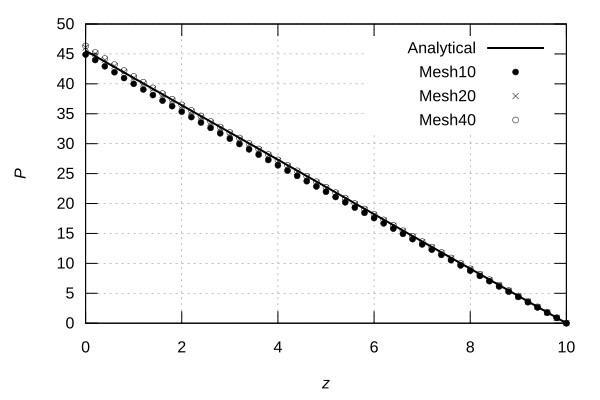

This chart was generated by the following gnuplot code:
#!/usr/bin/gnuplot
# gnuplot script
# gnuplot pressure_drop.gp
# works with gnuplot 5.4
# gnuplot --help

set   autoscale                        # scale axes automatically
unset log                              # remove any log-scaling
unset label                            # remove any previous labels
set   xtic      auto                   # set xtics automatically
set   ytic      auto                   # set ytics automatically
set   grid                             # set grid automatically
set   pointsize 2.0
#set   linetype
set   style     line 1 lt 2 lw 2 pt 3 ps 0.5
#set   title     "Energy History" font "arial,30"
#set   xlabel    "$z$"
#set   ylabel    "$p$"
#set   xlabel    "z"
#set   ylabel    "P"
set   xlabel    "{/:Italic z}"
set   ylabel    "{/:Italic P}"
#set format x "%2.2f"
#set   terminal gif font arial 8 size 683,359 nocrop
#set   output   "pressure_drop.gif"
# width of page in uptc format is 155 mm = 6.1 in
# size 400 in gnuplot produces a svg that later converted to png with inkscape using 300 dpi has a size of 4 inches
# using arial 16 gives exact font size in libreoffice write as liberation sans 12"
set   terminal svg size 600,400 enhanced font "arial,16"
set   output   "pressure_drop.svg"
unset key
set   key on
# left right center top bottom center
set   key right top
set key title ""
#set   key 0.01,100
#set label "Yield Point" at 0.003,260
#set arrow from 0.0028,250 to 0.003,280
#set xr [0.0:0.1]
#set yr [0:325]

# pointtype 1 +, 2 x, 3 *, 4 square, 5 square filled, 6 circle, 7 circle filled
# rgbcolor "black" "web-green"
# notitle "dummy1"

# Re = 640
# f = 56.92/Re = 0.0889375 (Cengel 2018)
# V = 3.2 m/s
# pmax = f L/D V^2/2 = 45.536  (kinematic pressure)
# p= B*z + C
# z=0    p=pmax   -> C = pmax
# z=L    p=0        -> B L + C = 0 -> B = -C/L
# B = -pmax/L ; C = pmax
# B = -4.5536 ; C = 45.536

plot 45.536 - 4.5536*x                                               title "Analytical" with lines linetype 1 linewidth 2 linecolor rgbcolor "black", \
     "pressure_drop-openfoam_sampling-10x10.gplt"  using 1:2 every 2 title "Mesh10"     with points pointtype 7 pointsize 0.5 linecolor rgbcolor "black", \
     "pressure_drop-openfoam_sampling-20x20.gplt"  using 1:2 every 2 title "Mesh20"     with points pointtype 2 pointsize 0.5 linecolor rgbcolor "black", \
     "pressure_drop-openfoam_sampling-40x40.gplt"  using 1:2 every 2 title "Mesh40"     with points pointtype 6 pointsize 0.5 linecolor rgbcolor "black"

#plot   "sma.hyw.ele.1"  using 2:3 every 3 title "Sma" with points pointtype 1 pointsize 1.5
# every 2 pointinterval 5
show  key
#plot  "Convergence1.history"    using 1:2 notitle "dummy1" with lines linetype 1 linewidth 2 linecolor rgbcolor "web-green"
#pause -1

exit
